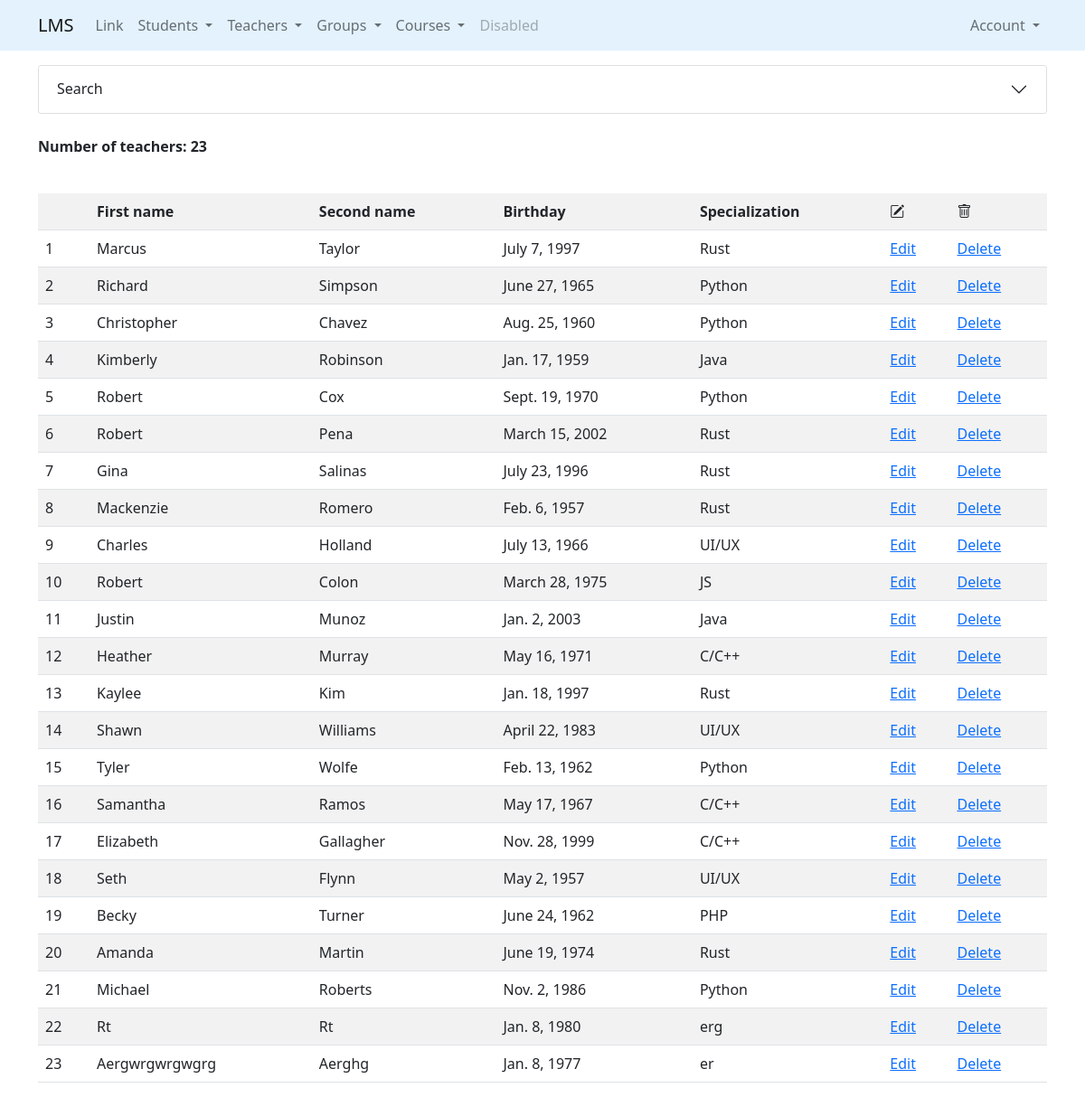
Page /teachers/ (signed in) on the committed database.
### teachers/models.py (models this page shows, shortened)
class Teacher(Person):
    specialization = models.CharField(max_length=70)
    salary = models.PositiveIntegerField(default=1500)

### teachers/views.py (the view)
# urls.py: path('', TeachersListView.as_view(), name='list'),
class TeachersListView(LoginRequiredMixin, ListView):
    model = Teacher
    template_name = "teachers/list.html"
    def get_queryset(self):
        filter_teachers = TeachersFilter(
            data=self.request.GET,
            queryset=self.model.objects.all())
        return filter_teachers

### teachers/templates/teachers/list.html (shortened to what this page needs)
{% extends 'base.html' %}
{% load crispy_forms_tags %}
{% block content %}
    {% include "includes/teachers_search_accordion.html" %}
    <br>
    <p><strong>Number of teachers: {{ object_list.qs.count }}</strong></p>
    <br>
    {% with list_object=object_list.qs %}
        {% include "includes/teachers_list_table.html" %}
    {% endwith %}
{% endblock %}

### teachers/templates/includes/teachers_list_table.html
<table class="table table-striped table-hover">
        <tr>
            <th></th>
            <th>First name</th>
            <th>Second name </th>
            <th>Birthday</th>
            <th>Specialization </th>
            <th><i class="bi bi-pencil-square"></i></th>
            <th><i class="bi bi-trash"></i></th>
        </tr>
    {% for teacher in list_object %}
        <tr>
            <td>{{forloop.counter}}</td>
            <td>{{teacher.first_name}}</td>
            <td>{{teacher.second_name}}</td>
            <td>{{teacher.birthday}}</td>
            <td>{{teacher.specialization}}</td>
            <td><a href="{% url 'teachers:update' teacher.id %}">Edit</a></td>
            <td><a href="{% url 'teachers:delete' teacher.id %}">Delete</a></td>
        </tr>
    {% endfor %}
    </table>

### rows in the picture
Teacher: first_name "Marcus", second_name "Taylor", birthday "July 7, 1997", specialization "Rust"
Teacher: first_name "Richard", second_name "Simpson", birthday "June 27, 1965", specialization "Python"
Teacher: first_name "Christopher", second_name "Chavez", birthday "Aug. 25, 1960", specialization "Python"
Teacher: first_name "Kimberly", second_name "Robinson", birthday "Jan. 17, 1959", specialization "Java"
Teacher: first_name "Robert", second_name "Cox", birthday "Sept. 19, 1970", specialization "Python"
Teacher: first_name "Robert", second_name "Pena", birthday "March 15, 2002", specialization "Rust"
Teacher: first_name "Gina", second_name "Salinas", birthday "July 23, 1996", specialization "Rust"
Teacher: first_name "Mackenzie", second_name "Romero", birthday "Feb. 6, 1957", specialization "Rust"
Teacher: first_name "Charles", second_name "Holland", birthday "July 13, 1966", specialization "UI/UX"
Teacher: first_name "Robert", second_name "Colon", birthday "March 28, 1975", specialization "JS"
Teacher: first_name "Justin", second_name "Munoz", birthday "Jan. 2, 2003", specialization "Java"
Teacher: first_name "Heather", second_name "Murray", birthday "May 16, 1971", specialization "C/C++"
Teacher: first_name "Kaylee", second_name "Kim", birthday "Jan. 18, 1997", specialization "Rust"
Teacher: first_name "Shawn", second_name "Williams", birthday "April 22, 1983", specialization "UI/UX"
Teacher: first_name "Tyler", second_name "Wolfe", birthday "Feb. 13, 1962", specialization "Python"
Teacher: first_name "Samantha", second_name "Ramos", birthday "May 17, 1967", specialization "C/C++"
Teacher: first_name "Elizabeth", second_name "Gallagher", birthday "Nov. 28, 1999", specialization "C/C++"
Teacher: first_name "Seth", second_name "Flynn", birthday "May 2, 1957", specialization "UI/UX"
Teacher: first_name "Becky", second_name "Turner", birthday "June 24, 1962", specialization "PHP"
Teacher: first_name "Amanda", second_name "Martin", birthday "June 19, 1974", specialization "Rust"
Teacher: first_name "Michael", second_name "Roberts", birthday "Nov. 2, 1986", specialization "Python"
Teacher: first_name "Rt", second_name "Rt", birthday "Jan. 8, 1980", specialization "erg"
Teacher: first_name "Aergwrgwrgwgrg", second_name "Aerghg", birthday "Jan. 8, 1977", specialization "er"

### other values in the picture
{{ object_list.qs.count }} "23"
